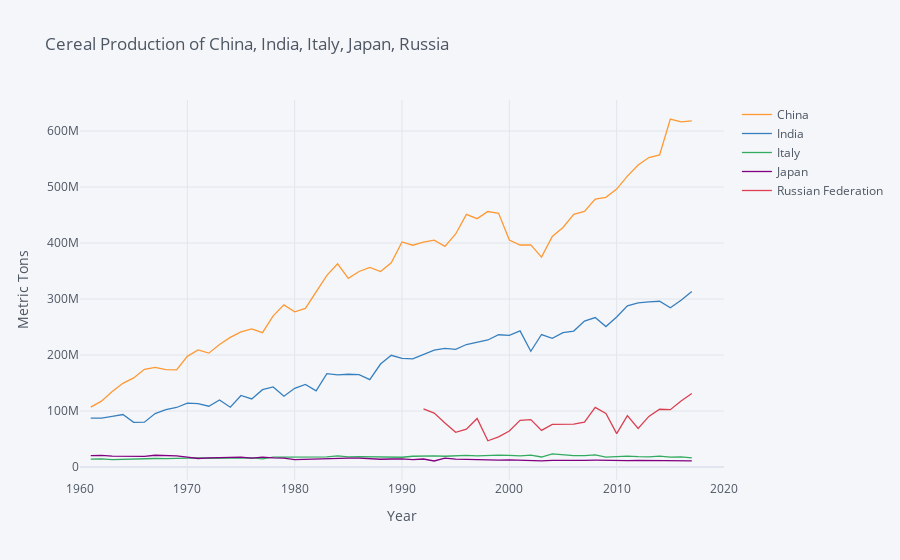

Notebook code for this chart:
### Markdown cell above
## Cereal Production

### Code cell
vars = {"AG.PRD.CREL.MT":"Cereal production"}

# Use this to find top producers:
#big_producers = cereals.query('date==2000').squeeze().sort_values(ascending=False)
#big_producers.head(20)

use=["CHN","IND","JPN","ITA","RUS"]

cereals = fix_date_index(wbdata.get_dataframe(vars,country=use)).squeeze().unstack('country')

cereals.iplot(xTitle="Year",yTitle="Metric Tons",
              title="Cereal Production of China, India, Italy, Japan, Russia")
